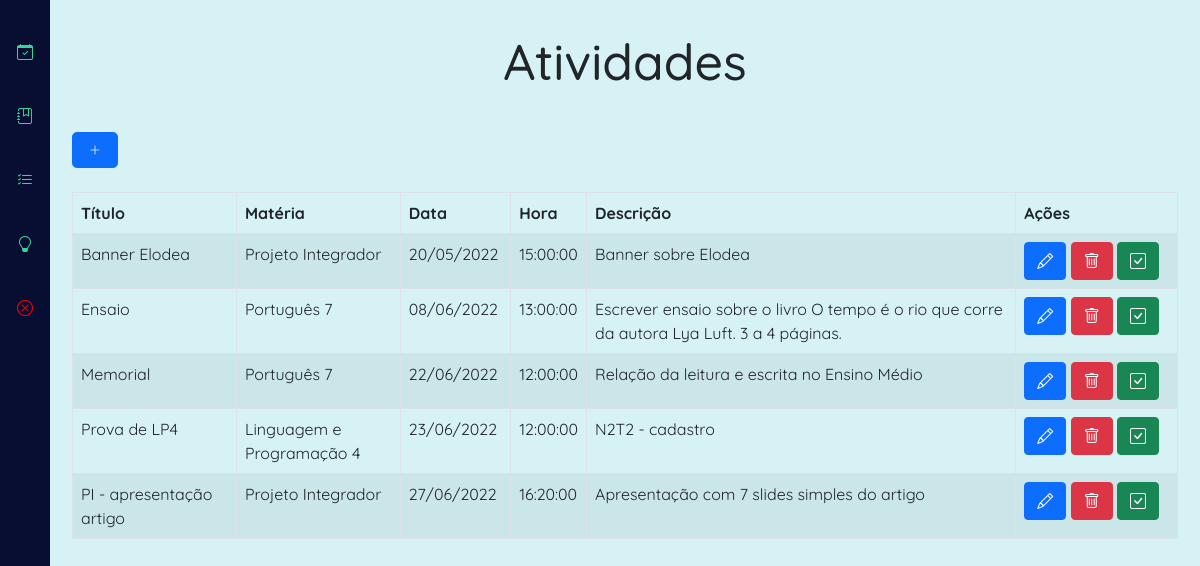
Page /tcc/atividade/listar (signed in) on the committed database.
### tables this page shows
CREATE TABLE `atividade` (
  `id` bigint(20) UNSIGNED NOT NULL,
  `materia_id` int(11) NOT NULL,
  `data` date NOT NULL,
  `hora` time NOT NULL,
  `titulo` varchar(100) NOT NULL,
  `descricao` varchar(100) NOT NULL,
  `usuario_id` int(11) NOT NULL
);

CREATE TABLE `materia` (
  `id` bigint(20) UNSIGNED NOT NULL,
  `nome` varchar(100) NOT NULL,
  `user_id` int(11) NOT NULL
);

### tcc/controllers/AtividadeController.php (called while the page is built, shortened)
<?php
  class AtividadeController extends Controller {
    public function listar() {
      $model = new Atividade();
      $atividades = $model->getByUser($_SESSION['id_usuario']);
      $dados = array();
      $dados['atividades'] = $atividades;
      $this->view("listagemAtividade", $dados);
    }
  }
 ?>

### tcc/system/Model.php (called while the page is built, shortened)
<?php
  abstract class Model {
    public function __construct() {
      try {
        $opcoes = array(PDO::ATTR_ERRMODE => PDO::ERRMODE_EXCEPTION);
        $this->conexao = new PDO('mysql:host=localhost;dbname=routine; port=3306', "root", "", $opcoes);
      } catch (PDOException $e) {
        $this->conexao = null;
      }
    }
  }
 ?>

### tcc/models/Atividade.php (called while the page is built, shortened)
<?php
    class Atividade extends Model {
      function getByUser($usuario_id) {
        $sql = "SELECT atividade.*, materia.nome as materia_nome FROM atividade LEFT JOIN materia ON materia.id = atividade.materia_id where usuario_id=:usuario_id ORDER BY data, hora";
        $sentenca = $this->conexao->prepare($sql);
        $sentenca->bindParam(":usuario_id", $usuario_id);
        $sentenca->execute();
        $sentenca->setFetchMode(PDO::FETCH_ASSOC);
        $dados = $sentenca->fetchAll();
        return $dados;
      }
    }
 ?>

### tcc/views/listagemAtividade.php (the view, shortened to what this page needs)
<h1>Atividades</h1>
<a class="btn btn-primary btn-lg nova-atividade" href="<?php echo APP; ?>atividade/novo" role="button"><i class="bi bi-plus-lg"></i></a>
<table class="table table-striped table-bordered">
  <thead>
    <tr>
      <th scope="col">Título</th>
      <th scope="col">Matéria</th>
      <th scope="col">Data</th>
      <th scope="col">Hora</th>
      <th scope="col">Descrição</th>
      <th scope="col">Ações</th>
    </tr>
  </thead>
  <tbody>
    <?php
        foreach ($atividades as $atividade) {
          $caminho = APP;
          $data = date("d/m/Y", strtotime($atividade['data']));
          $hora = date("H:i:s", strtotime($atividade['hora']));
          echo "
            <tr>
              <td style='width:15%'>{$atividade['titulo']}</td>
              <td style='width:15%'>{$atividade['materia_nome']}</td>
              <td style='width:10%'>$data</td>
              <td style='width:5%'>$hora</td>
              <td style='width:40%'>{$atividade['descricao']}</td>
              <td style='width:15%'>
              <a class='btn btn-primary' href='$caminho/atividade/editar/{$atividade['id']}' role='button'><i class='bi bi-pencil'></i></a>
              <a class='btn btn-danger bt-sm btn-excluir' href='$caminho/atividade/excluir/{$atividade['id']}' role='button'><i class='bi bi-trash'></i></a>
              <a class='btn btn-success bt-sm btn-conclui' href='$caminho/atividade/excluir/{$atividade['id']}' role='button'><i class='bi bi-check-square'></i></a>
              </td>
            </tr>";
        }
     ?>
  </tbody>
</table>

### tcc/views/menu.php (style rules this page uses)
body { background-color: #D6F2F4; margin-left: 50px; padding: 0px 10px; }

### tcc/views/listagemAtividade.php (style rules this page uses)
table { font-size: 16px; font-family: 'Quicksand', sans-serif; }
.nova-atividade { font-size: 12px; }
h1 { font-size: 50px; font-family: 'Quicksand', sans-serif; padding: 2rem; text-align: center; }

### rows in the picture
atividade: titulo "Banner Elodea", materia.nome "Projeto Integrador", data "20/05/2022", hora "15:00:00", descricao "Banner sobre Elodea"
atividade: titulo "Ensaio", materia.nome "Português 7", data "08/06/2022", hora "13:00:00", descricao "Escrever ensaio sobre o livro O tempo é o rio que corre da autora Lya Luft. 3 a 4 páginas."
atividade: titulo "Memorial", materia.nome "Português 7", data "22/06/2022", hora "12:00:00", descricao "Relação da leitura e escrita no Ensino Médio"
atividade: titulo "Prova de LP4", materia.nome "Linguagem e Programação 4", data "23/06/2022", hora "12:00:00", descricao "N2T2 - cadastro"
atividade: titulo "PI - apresentação artigo", materia.nome "Projeto Integrador", data "27/06/2022", hora "16:20:00", descricao "Apresentação com 7 slides simples do artigo"
